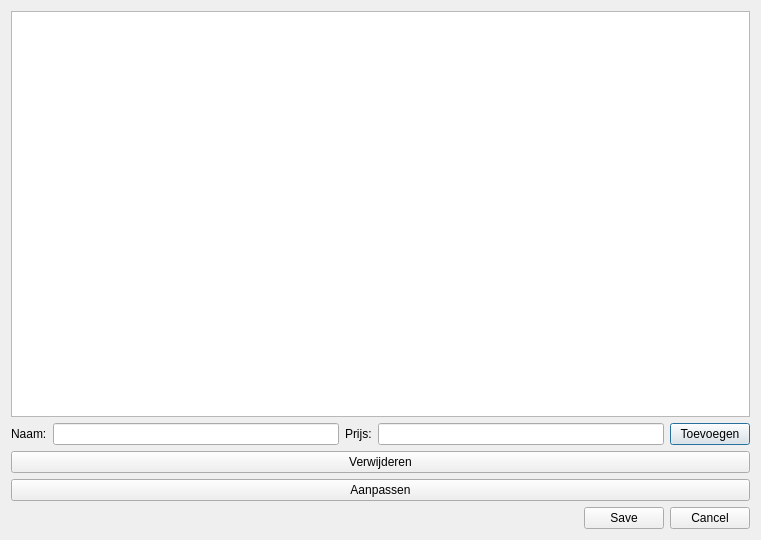
<?xml version="1.0" encoding="UTF-8"?>
<ui version="4.0">
 <class>menu</class>
 <widget class="QDialog" name="menu">
  <property name="geometry">
   <rect>
    <x>0</x>
    <y>0</y>
    <width>761</width>
    <height>540</height>
   </rect>
  </property>
  <property name="windowTitle">
   <string>Dialog</string>
  </property>
  <layout class="QVBoxLayout" name="verticalLayout">
   <item>
    <widget class="QTableWidget" name="menuLijst"/>
   </item>
   <item>
    <layout class="QHBoxLayout" name="horizontalLayout">
     <item>
      <widget class="QLabel" name="label">
       <property name="text">
        <string>Naam:</string>
       </property>
      </widget>
     </item>
     <item>
      <widget class="QLineEdit" name="lineEdit"/>
     </item>
     <item>
      <widget class="QLabel" name="label_2">
       <property name="text">
        <string>Prijs:</string>
       </property>
      </widget>
     </item>
     <item>
      <widget class="QLineEdit" name="lineEdit_2"/>
     </item>
     <item>
      <widget class="QPushButton" name="pushButton">
       <property name="text">
        <string>Toevoegen</string>
       </property>
      </widget>
     </item>
    </layout>
   </item>
   <item>
    <widget class="QPushButton" name="aanpassen">
     <property name="text">
      <string>Verwijderen</string>
     </property>
    </widget>
   </item>
   <item>
    <widget class="QPushButton" name="pushButton_3">
     <property name="text">
      <string>Aanpassen</string>
     </property>
    </widget>
   </item>
   <item>
    <layout class="QHBoxLayout" name="horizontalLayout_2">
     <item>
      <spacer name="horizontalSpacer">
       <property name="orientation">
        <enum>Qt::Horizontal</enum>
       </property>
       <property name="sizeHint" stdset="0">
        <size>
         <width>40</width>
         <height>20</height>
        </size>
       </property>
      </spacer>
     </item>
     <item>
      <widget class="QPushButton" name="save">
       <property name="text">
        <string>Save</string>
       </property>
      </widget>
     </item>
     <item>
      <widget class="QPushButton" name="cancel">
       <property name="text">
        <string>Cancel</string>
       </property>
      </widget>
     </item>
    </layout>
   </item>
  </layout>
 </widget>
 <resources/>
 <connections/>
</ui>
